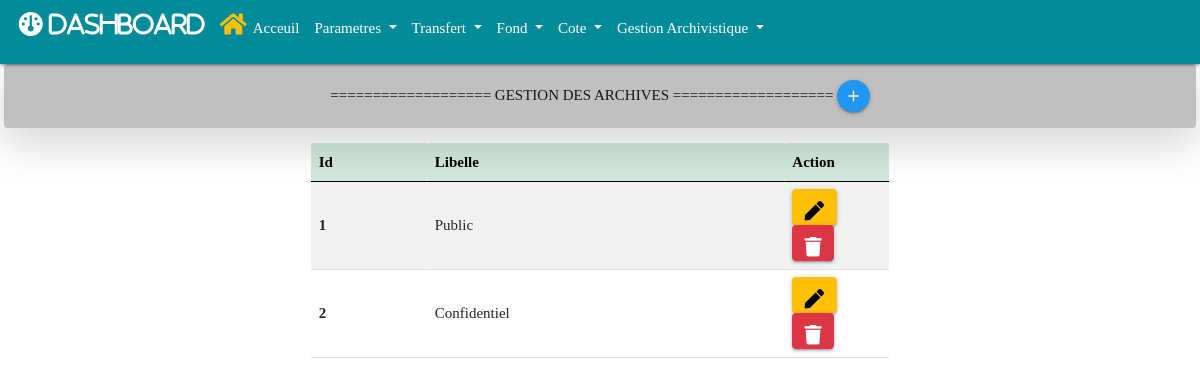
Page /paramettre/status on the earlier database version.
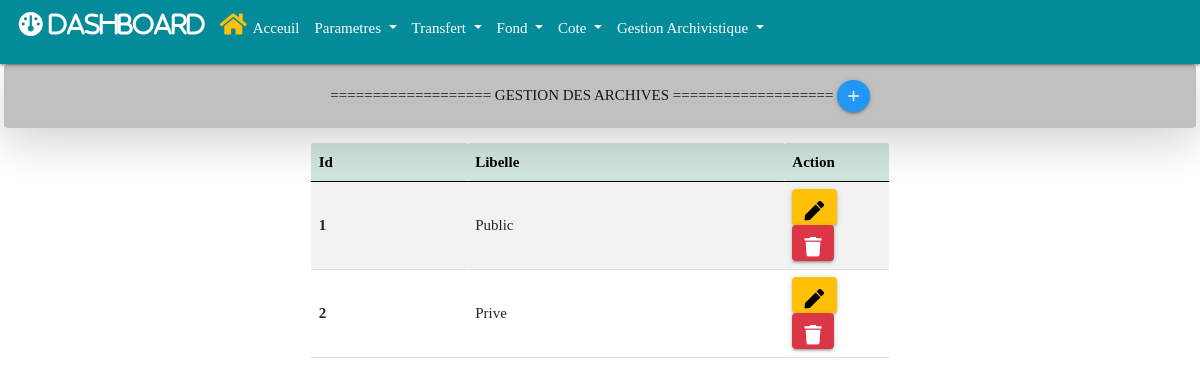
Same page on the later database version.
### paramettre/models.py (models this page shows, shortened)
class Archive_statuts(models.Model):
    libelle = models.CharField(max_length=200, null=True, blank=True)
    create_at = models.DateField(auto_now_add=True, null=True)
    modified_at = models.DateTimeField(auto_now_add=True)

### paramettre/views.py (the view)
# urls.py: path('paramettre/status', views.archive_statut, name="archive_statut"),
def archive_statut(request):
    archive_statuts = Archive_statuts.objects.all()
    context = {'archive_statuts':archive_statuts}
    return render(request, 'paramettre/archive_statut/archive_statut.html', context)

### paramettre/templates/paramettre/archive_statut/archive_statut.html (shortened to what this page needs)
{% extends 'base.html' %}
{% block add %}
<a href="{% url 'add_statut' %}" class="btn-floating btn-small waves-effect waves-light blue" title="Ajouter un statut">
    <i class="material-icons">add</i>
</a>
{% endblock add %}
{% block main %}
<div class="container mt-3 w-50">
    <table id="example" class="table table-striped" style="width:100%">
        <thead class="table-success">
            <tr>
                <th>Id</th>
                <th>Libelle</th>
                <th style="width: 18%;">Action</th>
            </tr>
        </thead>
        <tbody>
            {% for archive_statut in archive_statuts %}
            <tr>
                <th scope="row">{{archive_statut.id}}</th>
                <td>{{archive_statut.libelle}}</td>
                <td>
                    <a href="{% url 'edit_statut' archive_statut.id %}" type="button" class="btn btn-warning" title="Edit Status">
                        <i class="fas fa-pen"></i>
                    </a>
                    <a href="{% url 'delete_statut' archive_statut.id %}" type="button" class="btn btn-danger" title="Supprimer Status">
                        <i class="fas fa-trash"></i>
                    </a>
                </td>
            </tr>
            {% endfor %}
        </tbody>
    </table>
</div>
{% endblock main %}

Differences in the rows shown:
changed Archive_statuts id 2: libelle "Confidentiel" → "Prive"
